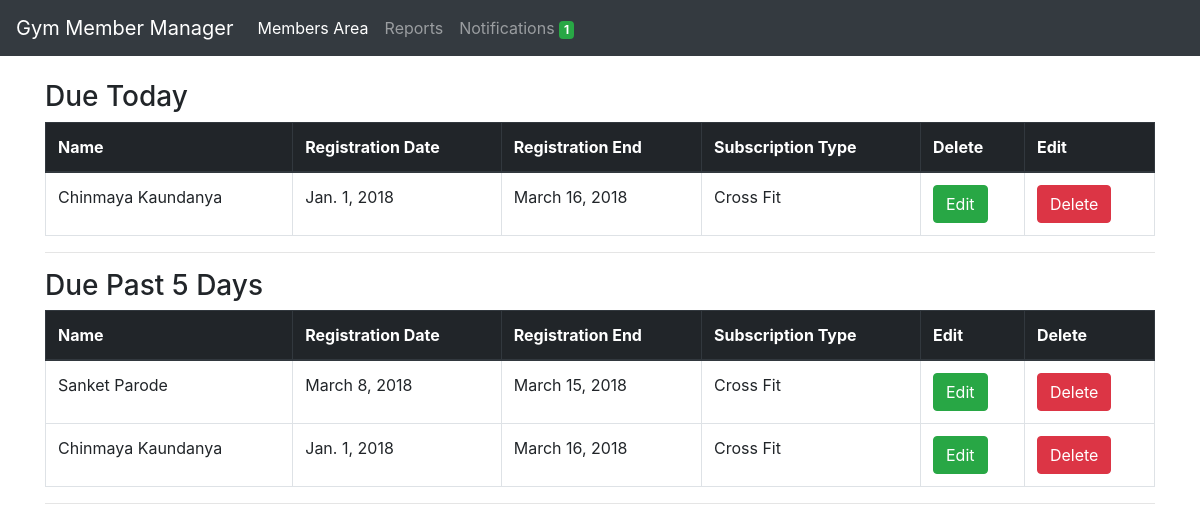
/notifications/, run on the app's committed database.
### members/models.py (models this page shows, shortened)
class Member(models.Model):
	member_id = models.AutoField(primary_key=True)
	first_name = models.CharField(max_length=50)
	last_name = models.CharField(max_length=50)
	mobile_number = models.IntegerField(unique=True)
	email = models.EmailField(null=True, blank=True)
	address = models.CharField(max_length=300)
	admitted_on = models.DateField(auto_now_add=True)
	registration_date = models.DateField()
	registration_upto = models.DateField()
	subscription_type  = models.CharField(max_length=30, choices=SUBSCRIPTION_TYPE_CHOICES)
	subscription_period = models.CharField(max_length=30, choices=SUBSCRIPTION_PERIOD_CHOICES)
	amount = models.IntegerField()
	photo = models.FileField(upload_to='photos/')

### notifications/views.py (the view)
# urls.py: path('notifications/', include('notifications.urls')),
def notifications(request):
    last_5_days = datetime.date.today() - datetime.timedelta(days=5)
    members_before = Member.objects.filter(
                                        registration_upto__lte=datetime.datetime.now(),
                                        registration_upto__gte=last_5_days)
    subs_end_today_count = Member.objects.filter(registration_upto=datetime.datetime.now()).count()
    members_today = Member.objects.filter(registration_upto=datetime.datetime.now())
    context = {
        'subs_end_today_count': subs_end_today_count,
        'members_today': members_today,
        'members_before': members_before,
    }
    return render(request, 'notifications.html', context)

### notifications/templates/notifications.html
{% extends 'base.html' %}
{% block content %}
    <h3>Due Today</h3>
    <table class="table table-bordered">
        <thead class="thead-dark">
            <tr>
                <th>Name</th>
                <th>Registration Date</th>
                <th>Registration End</th>
                <th>Subscription Type</th>
                <th>Delete</th>
                <th>Edit</th>
            </tr>
        </thead>
        <tbody>
            {% for member in members_today %}
                <tr>
                    <td>{{ member.first_name }} {{ member.last_name }}</td>
                    <td>{{ member.registration_date }}</td>
                    <td>{{ member.registration_upto }}</td>
                    <td>{{ member.get_subscription_type_display }}</td>
                    <td>
                        <a href="/members/update/{{ member.member_id }}/"><button class="btn btn-success">Edit</button>
                        </a>
                    </td>
                    <td>
                        <a href="/members/delete/{{ member.member_id }}/"><button class="btn btn-danger">Delete</button>
                        </a>
                    </td>
                </tr>
            {% endfor %}
        </tbody>
    </table>
    <hr>
    <h3>Due Past 5 Days</h3>
    <table class="table table-bordered">
        <thead class="thead-dark">
            <tr>
                <th>Name</th>
                <th>Registration Date</th>
                <th>Registration End</th>
                <th>Subscription Type</th>
                <th>Edit</th>
                <th>Delete</th>
            </tr>
        </thead>
        <tbody>
            {% for member in members_before %}
                <tr>
                    <td>{{ member.first_name }} {{ member.last_name }}</td>
                    <td>{{ member.registration_date }}</td>
                    <td>{{ member.registration_upto }}</td>
                    <td>{{ member.get_subscription_type_display }}</td>
                    <td>
                        <a href="/members/update/{{ member.member_id }}/"><button class="btn btn-success">Edit</button>
                        </a>
                    </td>
                    <td>
                        <a href="/members/delete/{{ member.member_id }}/"><button class="btn btn-danger">Delete</button>
                        </a>
                    </td>
                </tr>
            {% endfor %}
        </tbody>
    </table>
    <hr>
{% endblock %}

### data on the page
Member: first_name "Chinmaya", last_name "Kaundanya", registration_date "Jan. 1, 2018", registration_upto "March 16, 2018", subscription_type "Cross Fit"
Member: first_name "Sanket", last_name "Parode", registration_date "March 8, 2018", registration_upto "March 15, 2018", subscription_type "Cross Fit"

### other printed values
{{ subs_end_today_count }} "1"
